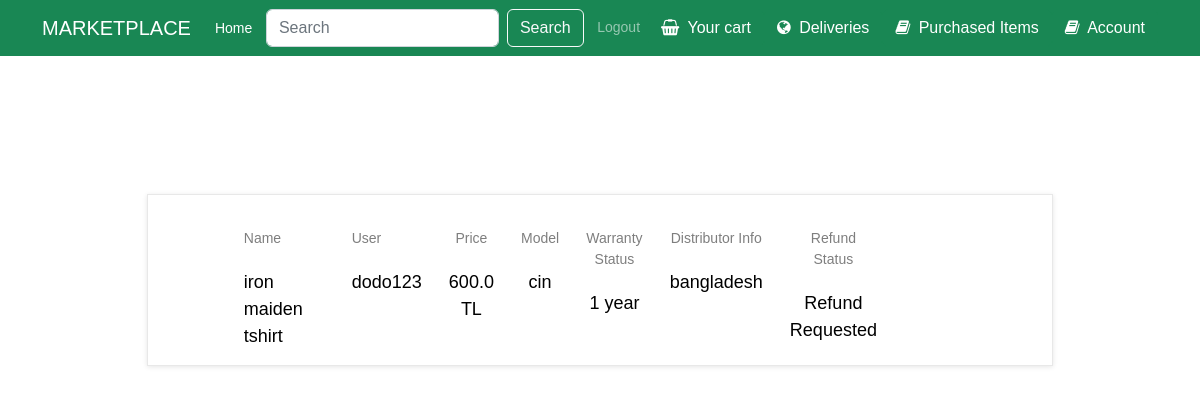
The app's page /purchased (signed in) with its own data.
### Cart/models.py (models this page shows, shortened)
class PurchaseHistory(models.Model):
    ID = models.IntegerField(primary_key=True,unique=True,default=0)
    product = models.ForeignKey(PurchasedProduct,related_name="purchase_history",on_delete=models.CASCADE)
    user = models.ForeignKey(Users,related_name="purchase_history",on_delete=models.CASCADE)
    date_added = models.DateTimeField(default=timezone.now)
    refund_requested = models.BooleanField(verbose_name='Refund Requested',default=False)
    refund_accepted = models.BooleanField(verbose_name='Refund Accepted',default=False)
    class Meta:
        verbose_name_plural = "Purchase Histories"

### Product/models.py (models this page shows, shortened)
class PurchasedProduct(models.Model):
    ID = models.IntegerField(primary_key=True)
    name = models.CharField(max_length=100)
    model = models.CharField(max_length=100)
    number = models.IntegerField()
    description = models.TextField()
    price = models.FloatField(default=0)
    warranty_status = models.CharField(max_length=100)
    distributor_info = models.TextField()
    user = models.ForeignKey(settings.AUTH_USER_MODEL, on_delete=models.CASCADE)
    quantity = models.IntegerField()
    purchased_price = models.FloatField(default=0)

class Users(AbstractBaseUser,PermissionsMixin):
    username_validator = UnicodeUsernameValidator()
    ID = models.AutoField(primary_key=True)
    email = models.EmailField(blank=True,default='')
    first_name = models.CharField(max_length=150,default='',blank=True)
    last_name = models.CharField(max_length=150,default='',blank=True)
    is_active = models.BooleanField(default=True,help_text=
            "Designates whether this user should be treated as active. "
            "Unselect this instead of deleting accounts."
    )
    is_superuser = models.BooleanField(default=False)
    is_staff = models.BooleanField(default=False,help_text="Designates whether the user can log into this admin site.")
    username = models.CharField(max_length=150,
        unique=True,
        help_text=(
            "Required. 150 characters or fewer. Letters, digits and @/./+/-/_ only."
        ),
        validators=[username_validator],
        error_messages={
            "unique": "A user with that username already exists.",
        }
    )
    tax_ID = models.IntegerField(default=0)
    home_address = models.TextField(blank=True,null=True)
    role = models.CharField(max_length=100,default='customer')
    date_joined = models.DateTimeField(default=timezone.now)
    last_login = models.DateTimeField(blank=True,null=True)
    objects = MyUserManager()
    REQUIRED_FIELDS = []
    USERNAME_FIELD = "username"
    def __str__(self):
        return self.username
    class Meta:
        verbose_name = 'User'
        verbose_name_plural = 'Users'

### Main/views.py (the view)
# urls.py: path("purchased",views.purchased,name="purchased_items"),
def purchased(request):
    if request.method == "POST":
        command = request.POST.get("command")
        purchased_id = request.POST.get("product_id")
        if command == "return":
            purchased_product = get_object_or_404(PurchaseHistory,pk=purchased_id)
            refund = Refund.objects.create(ID = Refund.objects.count() + 1,product = purchased_product.product,
            user = purchased_product.user)
            refund.save()
            purchased_product.refund_requested = True
            purchased_product.save()
            history = PurchaseHistory.objects.filter(user = request.user)
            days_remain = DaysRemain(history)
            return render(request,"purchased.html",{"products":history,"days":days_remain})
    else:
        if request.user.is_authenticated:
            it = 0
            if Refund.objects.count() != 0:
                refunds = Refund.objects.filter(user = request.user)
                for refund in refunds:
                    if refund.Approved == True:
                        said_purchased_product = refund.product
                        said_product = InStockProduct.objects.get(name = said_purchased_product.name)
                        purchased_item = PurchaseHistory.objects.filter(product = said_purchased_product)
                        purchased_item = purchased_item[it]
                        if purchased_item.refund_accepted == True:
                            pass
                        else:
                            purchased_item.refund_accepted = True
                            purchased_item.save()
                            said_product.quantity_in_stocks += 1
                            said_product.save()
                            said_accounts = Account.objects.filter(user = request.user)
                            said_account = said_accounts[0]
                            if said_product.discount != 0:
                                said_account.balance += said_product.newPrice
                                said_account.save()
                            else:
                                said_account.balance += said_product.price
                                said_account.save()
                    else:
                        it += 1
                        continue
                    it += 1
            purchased_history = PurchaseHistory.objects.filter(user = request.user)
            days_remain = DaysRemain(purchased_history)
            return render(request,"purchased.html",{"products":purchased_history,"days":days_remain})
        else:
            products = []
            return render(request,"purchased.html",{"products":products})

### Main/helper_functions.py (called while the page is built)
def DaysRemain(products):
    dic = {}
    for product in products:
        today_date = timezone.now()
        product_date = product.date_added
        difference = today_date - product_date
        dic[product] = difference.days
    return dic

### Main/templates/purchased.html (shortened to what this page needs)
{% extends 'base.html' %}
{% load static %}
{% load cart_filter %}
{% block link %}
<link rel="stylesheet" type="text/css" href="{% static 'cart.css' %}">
{% endblock %}
{% block content %}
<div class="container mt-3">
<div class="cart_section">
    {% if request.user.is_authenticated %}
        {% if products|length == 0 %}
        <h5 class="alert-heading col-lg-10"> There are no purchases</h5>
        {% else %}
        <div class="container-fluid">
            <div class="row">
                <div class="col-lg-10 offset-lg-1">
                    <div class="cart_container">
                        <div class="cart_items">
                            <br>
                            {% for product in products %}
                            <ul class="cart_list">
                                <li class="cart_item clearfix">
                                    <div class="cart_item_info d-flex flex-md-row flex-column justify-content-between">
                                        {% if product.refund_requested and product.refund_accepted == False %}
                                            <div class="cart_item_name cart_info_col">
                                                <div class="cart_item_title">Name</div>
                                                <div class="cart_item_text">{{product.product.name}}</div>
                                            </div>
                                            <div class="cart_item_name cart_info_col">
                                                <div class="cart_item_title">User</div>
                                                <div class="cart_item_text">{{product.user}}</div>
                                            </div>
                                            {% if product.product.purchased_price == 0 %}
                                            <div class="cart_item_price cart_info_col">
                                                <div class="cart_item_title">Price</div>
                                                <div class="cart_item_text">{{product.product.price}} TL</div>
                                            </div>
                                            {% else %}
                                            <div class="cart_item_price cart_info_col">
                                                <div class="cart_item_title">Price</div>
                                                <div class="cart_item_text">{{product.product.purchased_price}} TL</div>
                                            </div>
                                            {% endif %}
                                            <div class="cart_item_total cart_info_col">
                                                <div class="cart_item_title">Model</div>
                                                <div class="cart_item_text">{{product.product.model}}</div>
                                            </div>
                                            <div class="cart_item_total cart_info_col">
                                                <div class="cart_item_title">Warranty Status</div>
                                                <div class="cart_item_text">{{product.product.warranty_status}}</div>
                                            </div>
                                            <div class="cart_item_total cart_info_col">
                                                <div class="cart_item_title">Distributor Info</div>
                                                <div class="cart_item_text">{{product.product.distributor_info}}</div>
                                            </div>
                                            <div class="cart_item_total cart_info_col">
                                                <div class="cart_item_title">Refund Status</div>
                                                <div class="cart_item_text">Refund Requested</div>
                                            </div>
                                        {% endif %}
                                    </div>
                                </li>
                            </ul>
                            <br>
                            <br>
                            <br>
                            {% endfor %}
                        </div>
                    </div>
                </div>
            </div>
        </div>
        {% endif %}
    {% else %}
    <h5 class="alert-heading col-lg-10"> You are not logged in</h5>
    <h5 class="alert-heading col-lg-10">Please log in to see your purchases.</h5>
    {% endif %}
</div>
</div>
{% endblock %}

### Product/static/cart.css (style rules this page uses)
* { margin: 0; padding: 0; -webkit-font-smoothing: antialiased; -webkit-text-shadow: rgba(0, 0, 0, .01) 0 0 1px; text-shadow: rgba(0, 0, 0, .01) 0 0 1px }
body { font-family: 'Rubik', sans-serif; font-size: 14px; font-weight: 400; background: #E0E0E0; color: #000000 }
ul { list-style: none; margin-bottom: 0px }
.cart_section { width: 100%; padding-top: 93px; padding-bottom: 111px }
.cart_items { margin-top: 8px }
.cart_list { border: solid 1px #e8e8e8; box-shadow: 0px 1px 5px rgba(0, 0, 0, 0.1); background-color: #fff; margin: auto; }
.cart_item { width: 100%; padding: 15px; padding-right: 46px }
.cart_item_info { width: calc(100% - 133px); float: left; padding-top: 18px }
.cart_item_name { margin-left: 7.2% }
.cart_item_title { font-size: 14px; font-weight: 400; color: rgba(0, 0, 0, 0.5) }
.cart_item_text { font-size: 18px; margin-top: 20px }
.cart_item_price { margin-left: 4%; text-align: center }
.cart_item_total { margin-left: 4%; text-align: center }

### records on screen
PurchaseHistory: product.name "iron maiden tshirt", user "dodo123", product.price "600.0", product.model "cin", product.warranty_status "1 year", product.distributor_info "bangladesh"
